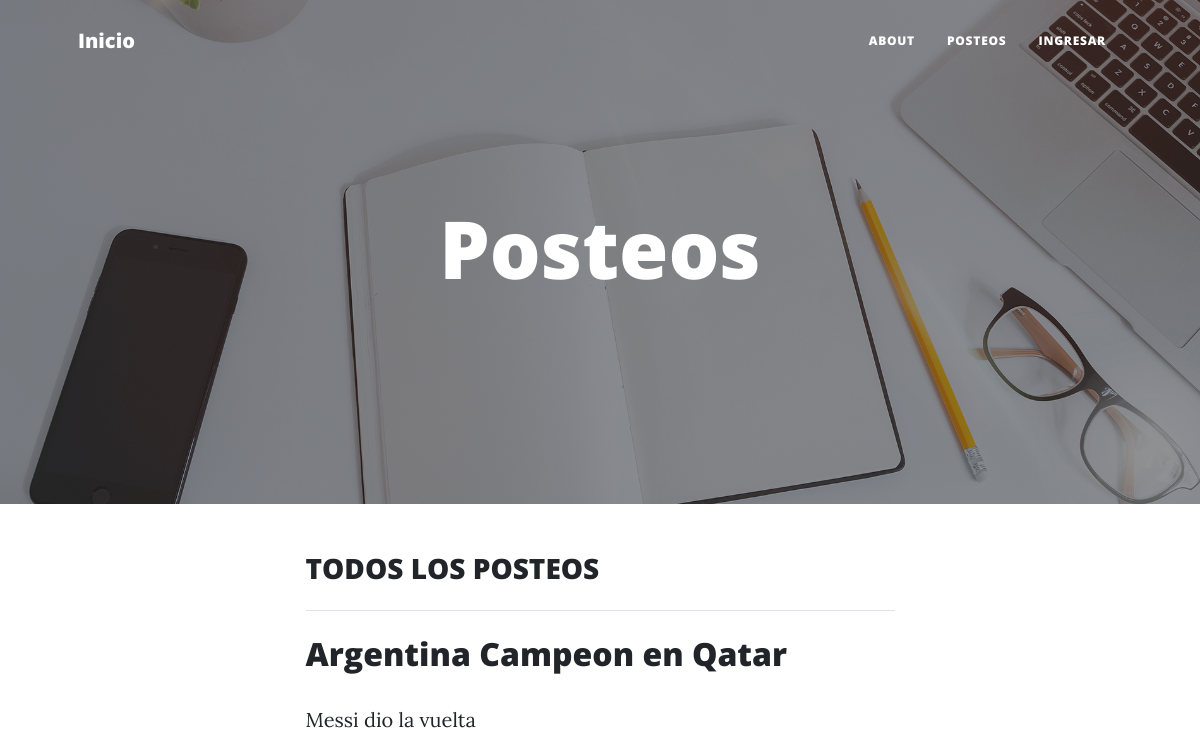
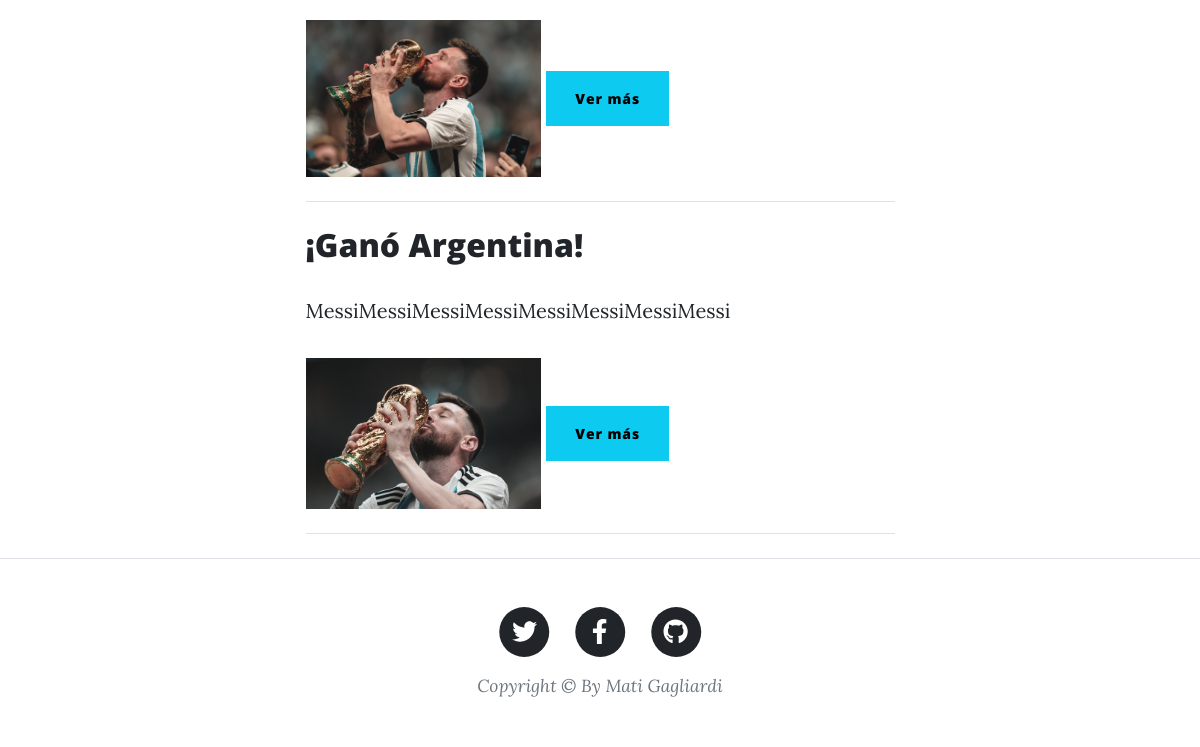
The app's page /pages/, older data (2 pictures, top to bottom).
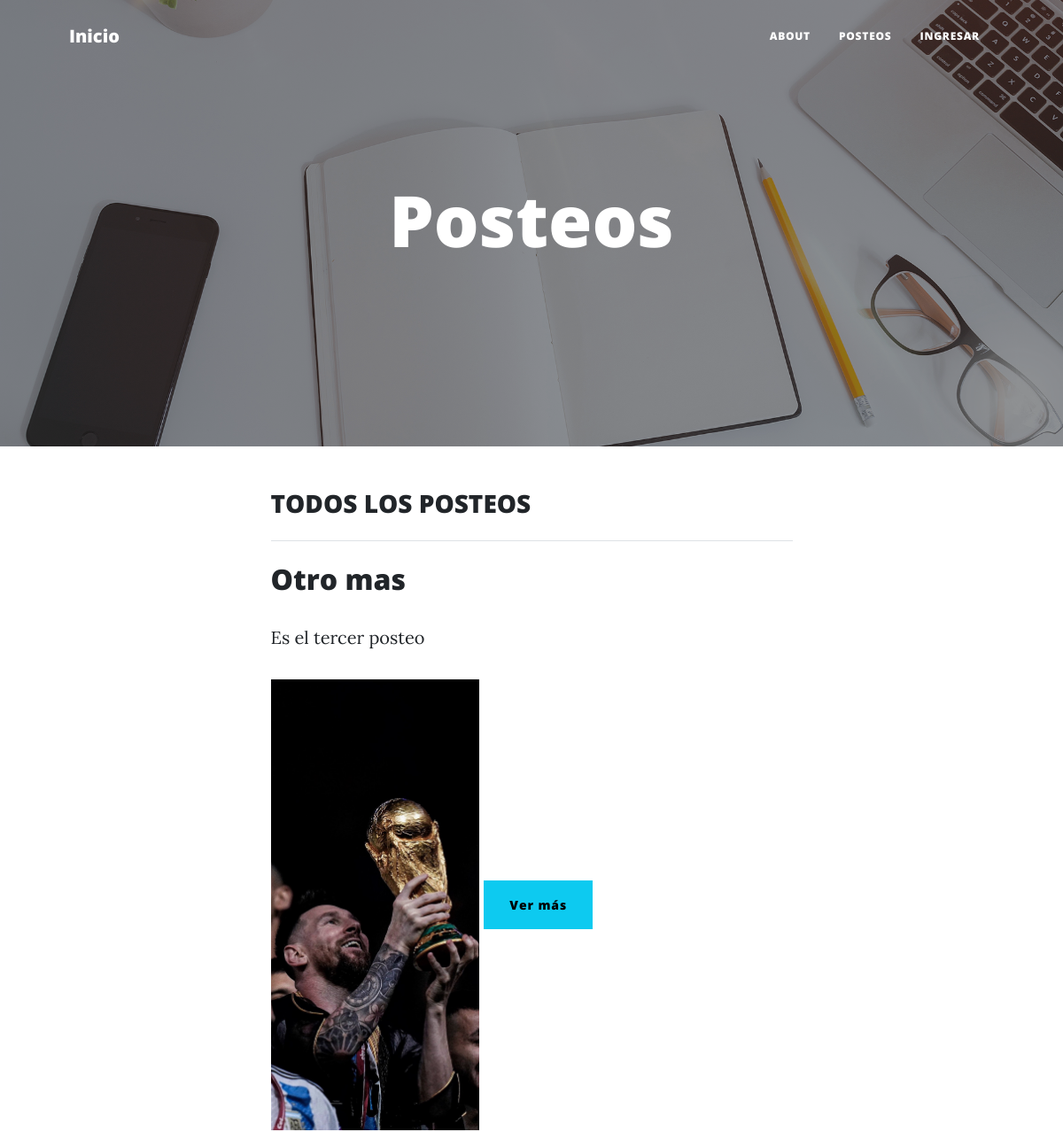
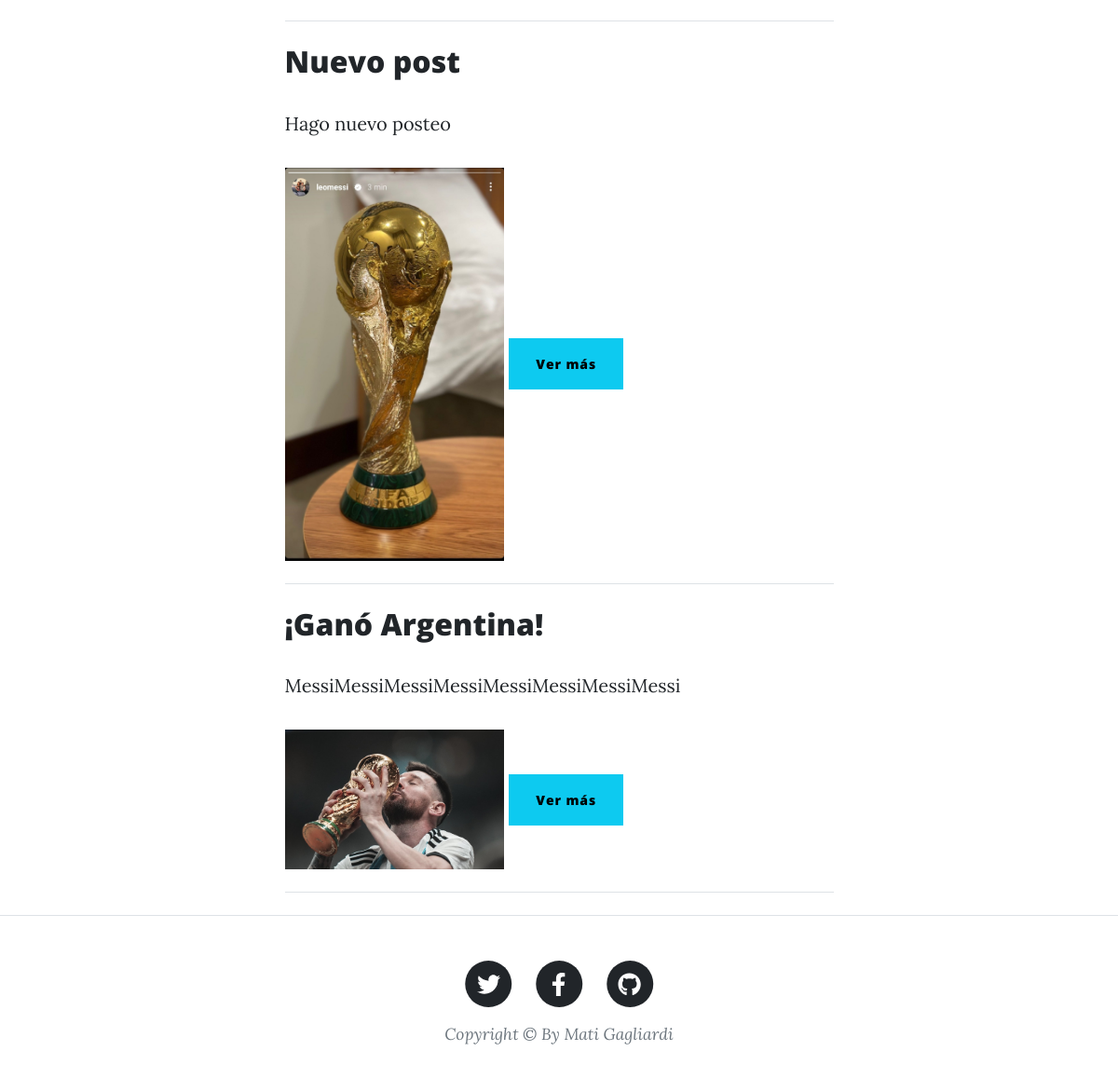
The same page, newer data (2 pictures, top to bottom).
### Posteos/models.py (models this page shows, shortened)
class Posteo(models.Model):
    titulo = models.CharField(max_length=200)
    subtitulo = models.CharField(max_length=200)
    contenido = models.TextField(default=subtitulo)
    imagen = models.ImageField(upload_to='media/')
    autor = models.ForeignKey(User, on_delete=models.CASCADE)
    fecha_publicacion = models.DateTimeField(auto_now_add=True)

### Posteos/views.py (the view)
# urls.py: path('pages/', lista_posteos, name="posteos"),
def lista_posteos(request):
    posteos = Posteo.objects.order_by('-fecha_publicacion')
    return render(request, 'posteos.html', {'posteos': posteos, 'avatar':ObtenerAvatar(request)})

### Posteos/views.py (called while the page is built)
def ObtenerAvatar(request):
    avatares=Avatar.objects.filter(user=request.user.id)
    if len(avatares) != 0:
        return avatares[0].imagen.url
    else:
        return "/media/avatares/avatar_por_defecto.jpg"

### Login/templates/posteos.html
{% extends 'padre.html' %}
{% load static %}
{% block header %}
<h1>Posteos</h1>
{% endblock %}
{% block contenido_que_cambia %}
    <h3 class="subheading">TODOS LOS POSTEOS</h3>
    <hr class="my-4">
    {% for post in posteos %}
        {% if post in posteos %}
            <h2>{{ post.titulo }}</h2>
            <p>{{ post.subtitulo }}</p>
            <img src="{{ post.imagen.url }}" style="width: 40%;" alt="Imagen del posteo">
            <a class="btn btn-info" href="{% url 'detalle_posteo' post.id %}">Ver más</a>
            <hr class="my-4">
        {% else %}
            <p>No hay posteos</p>
        {% endif %}
    {% endfor %}
{% endblock %}

Row changes from the older to the newer data that the page shows:
removed Posteo: titulo "Argentina Campeon en Qatar", subtitulo "Messi dio la vuelta", imagen (picture)
added Posteo: titulo "Otro mas", subtitulo "Es el tercer posteo", imagen (picture)
added Posteo: titulo "Nuevo post", subtitulo "Hago nuevo posteo", imagen (picture)
